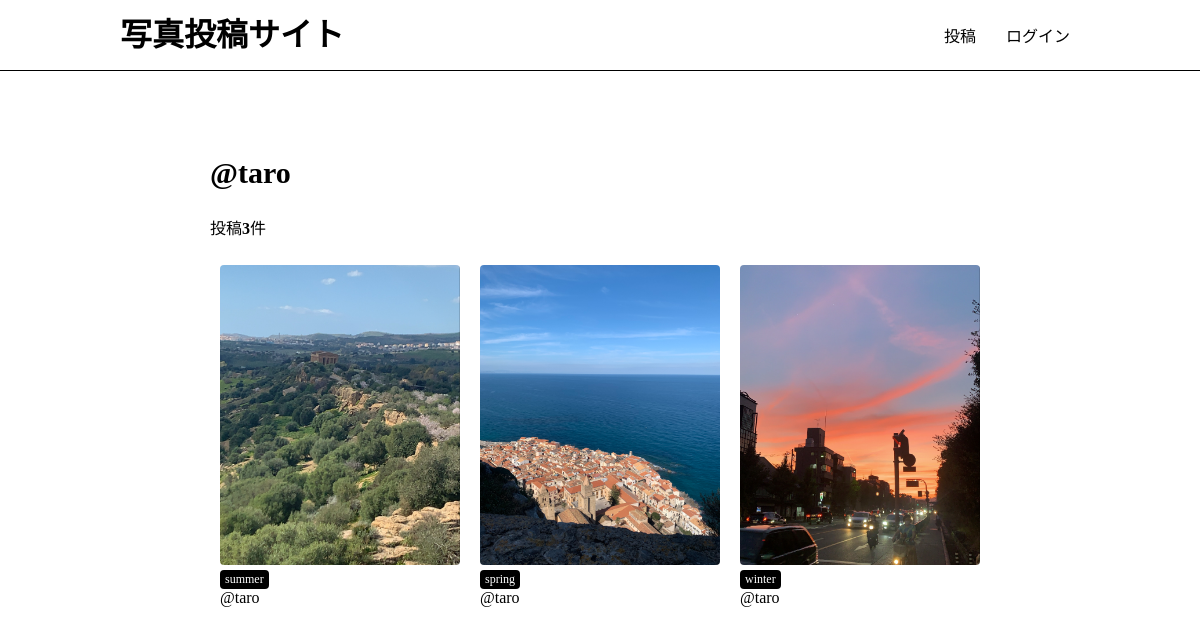
Screenshot of /users/3/ with the database file from the repository.
### app/models.py (models this page shows, shortened)
class Photo(models.Model):
    title = models.CharField(max_length=150)
    comment = models.TextField(blank=True)
    image = models.ImageField(upload_to='photos')
    category = models.ForeignKey(Category,on_delete=models.PROTECT)
    user = models.ForeignKey(User, on_delete=models.CASCADE)
    created_at = models.DateTimeField(auto_now=True)

class Category(models.Model):
    title = models.CharField(max_length=20)
    def __str__(self):
       return self.title

### app/views.py (the view)
# urls.py: path('users/<int:pk>/', views.users_detail, name='users_detail'),
def users_detail(request, pk):
    user = get_object_or_404(User, pk=pk)
    photos = user.photo_set.all().order_by('-created_at')
    return render(request, 'app/users_detail.html', {'user': user,
                      'photos': photos})

### app/templates/app/users_detail.html
{% extends 'app/base.html' %}
{% block content %}
<h2 class="user-name">@{{ user.username }}</h2>
{% if photos.count != 0 %}
	<p>投稿<strong>{{ photos.count }}</strong>件</p>
{% else %}
		{% if user == request.user %}
			<p>初めての投稿をしてみましょう!</p>
		{% else %}
			<p>@{{ user.username }}さんはまだ投稿していません。</p>
		{% endif %}
{% endif %}
{% include 'app/photos_list.html' %}
{% endblock %}

### app/templates/app/photos_list.html
<div class="photo-container">
    {% for photo in photos %}
    <div class="photo">
        <a href="{% url 'app:photos_detail' photo.id %}">
            <img src="{{ photo.image.url }}" class="photo-img">
        </a>
        <div class="photo-info">
            <a href="{% url 'app:photos_category' category=photo.category %}" class="category">{{ photo.category }}</a>
            <a href="{% url 'app:users_detail' photo.user.id %}">@{{ photo.user }}</a>
        </div>
    </div>
    {% endfor %}
</div>

### static/css/style.css (style rules this page uses)
html, body { margin: 0; }
div { box-sizing: border-box; }
a { text-decoration: none; color: #000; }
.photo { width: calc(100%/3); float: left; padding: 10px; margin-bottom: 15px; }
.photo a { display: block; }
.photo-info .category { display: inline-block; padding: 2px 5px; border-radius: 4px; font-size: 12px; color: #fff; background-color: #000; }
.user-name { font-size: 30px; }
.photo-img { width: 100%; max-width: 500px; height: 300px; object-fit: cover; border-radius: 4px; }

### rows the page displays
Photo: image (picture), category "summer", user "taro"
Photo: image (picture), category "spring", user "taro"
Photo: image (picture), category "winter", user "taro"

### other values shown
{{ user.username }} "taro"
{{ photos.count }} "3"
